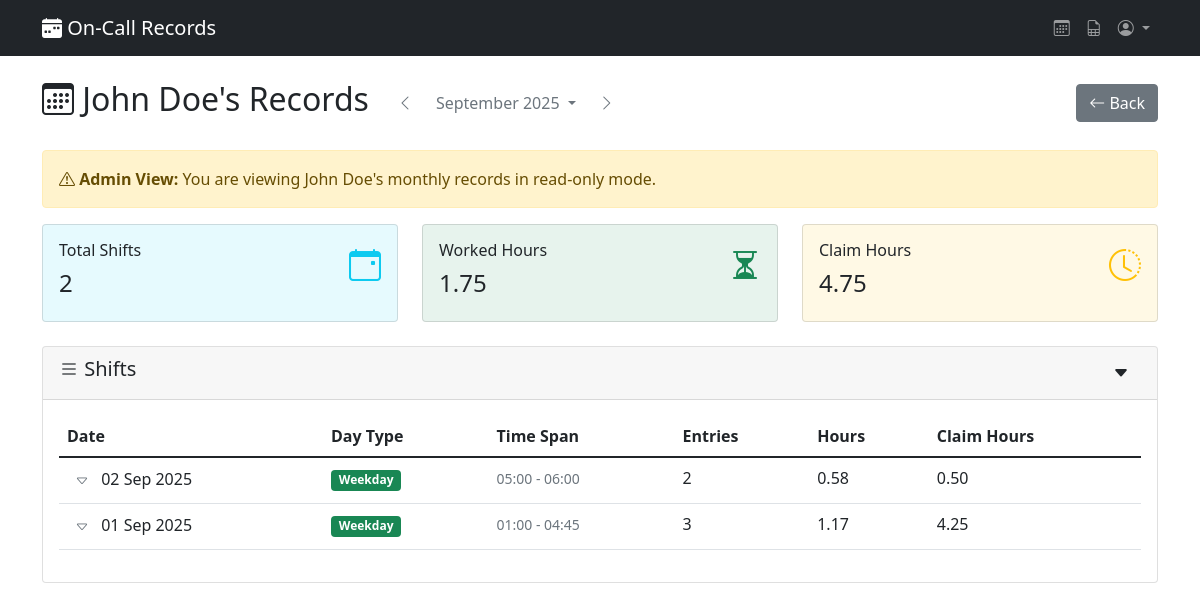
The page /staff/user/2/ (signed in) on the database its author committed.
### records/models.py (models this page shows, shortened)
class OnCallStaff(models.Model):
    assignment_id = models.CharField(max_length=50, unique=True)
    user = models.OneToOneField(User, on_delete=models.CASCADE)

class Shift(models.Model):
    DAY_TYPES = [
        ('Weekday', 'Weekday'),
        ('Saturday', 'Saturday'),
        ('Sunday', 'Sunday'),
        ('BankHoliday', 'Bank Holiday'),
    ]
    staff = models.ForeignKey(OnCallStaff, on_delete=models.CASCADE)
    date = models.DateField()
    day_type = models.CharField(max_length=20, choices=DAY_TYPES, default='Weekday')
    class Meta:
        unique_together = ('staff', 'date')

class TimeEntry(models.Model):
    shift = models.ForeignKey(Shift, on_delete=models.CASCADE, related_name='time_entries')
    time_started = models.TimeField()
    time_ended = models.TimeField()
    task = models.ForeignKey(Task, on_delete=models.CASCADE)
    detail = models.ForeignKey(Detail, on_delete=models.SET_NULL, null=True, blank=True)
    work_mode = models.ForeignKey(WorkMode, on_delete=models.CASCADE)
    claim = models.DecimalField(max_digits=5, decimal_places=2, default=0.00)
    @property
    def hours(self):
        start = datetime.combine(self.shift.date, self.time_started)
        end = datetime.combine(self.shift.date, self.time_ended)
        if self.time_ended <= self.time_started:
            end += timedelta(days=1)
        duration = end - start
        return round(duration.total_seconds() / 3600, 2)

### records/views.py (the view)
# urls.py: path('staff/user/<int:user_id>/', views.admin_user_dashboard, name='admin_user_dashboard'),
@require_staff_permission
def admin_user_dashboard(request, user_id):
    staff = get_object_or_404(OnCallStaff, user_id=user_id)
    month, year = get_safe_month_year_from_request(request)
    current_month_start, next_month_start = get_month_date_range(year, month)
    shifts = Shift.objects.filter(
        staff=staff,
        date__gte=current_month_start,
        date__lt=next_month_start
    ).prefetch_related('time_entries__task', 'time_entries__work_mode').order_by('-date')
    for shift in shifts:
        shift.calculated_hours = sum(entry.hours for entry in shift.time_entries.all())
        shift.calculated_claims = sum(entry.claim for entry in shift.time_entries.all())
    total_hours = sum(
        sum(entry.hours for entry in shift.time_entries.all())
        for shift in shifts
    )
    total_claims = sum(
        sum(entry.claim for entry in shift.time_entries.all())
        for shift in shifts
    )
    month_context = build_month_context(month, year)
    context = {
        'staff': staff,
        'shifts': shifts,
        'total_hours': total_hours,
        'total_claims': total_claims,
        'is_admin_view': True,
        **month_context,  # Merge month navigation context
    }
    return render(request, 'records/admin_user_dashboard.html', context)

### records/utils/date_helpers.py (called while the page is built)
def get_month_date_range(year, month):
    try:
        start_date = date(year, month, 1)
        if month == 12:
            end_date = date(year + 1, 1, 1)
        else:
            end_date = date(year, month + 1, 1)
        return start_date, end_date
    except ValueError:
        today = timezone.now().date()
        return get_month_date_range(today.year, today.month)

def get_month_navigation(month, year):
    if month == 1:
        prev_month, prev_year = 12, year - 1
    else:
        prev_month, prev_year = month - 1, year
    if month == 12:
        next_month, next_year = 1, year + 1
    else:
        next_month, next_year = month + 1, year
    return prev_month, prev_year, next_month, next_year

def get_safe_month_year_from_request(request):
    today = timezone.now().date()
    try:
        month = int(request.GET.get('month', today.month))
        year = int(request.GET.get('year', today.year))
        if not (1 <= month <= 12):
            month = today.month
            year = today.year
        if not (2000 <= year <= 2100):
            month = today.month
            year = today.year
        return month, year
    except (ValueError, TypeError):
        return today.month, today.year

### records/templates/records/admin_user_dashboard.html (shortened to what this page needs)
{% extends 'records/base.html' %}
{% block content %}
<div class="row">
    <div class="col-lg-12">
        <div class="d-flex justify-content-between align-items-center mb-4">
            <div class="d-flex align-items-center">
                <h2><i class="bi-calendar3"></i> {{ staff.user.get_full_name|default:staff.user.username }}'s Records</h2>
                <div class="ms-3">
                    {% include 'records/partials/month_selector.html' %}
                </div>
            </div>
            <a href="javascript:history.back()" class="btn btn-secondary">
                <i class="bi bi-arrow-left"></i> Back
            </a>
        </div>
    </div>
</div>
<div class="alert alert-warning" role="alert">
    <i class="bi bi-exclamation-triangle"></i> <strong>Admin View:</strong> You are viewing {{ staff.user.get_full_name|default:staff.user.username }}'s monthly records in read-only mode.
</div>
{% include 'records/partials/stats_cards.html' %}
{% with is_admin_view=True %}
    {% include 'records/partials/shifts_table.html' %}
{% endwith %}
{% endblock content %}

### records/templates/records/partials/shifts_table.html (shortened to what this page needs)
<div class="card">
    <div class="card-header d-flex justify-content-between align-items-center">
        <h5><i class="bi bi-list"></i> Shifts</h5>
        <div class="d-flex align-items-center">
            {% if shifts %}
                <button id="toggleAllShifts" class="btn btn-outline-dark border-0 {% if not is_admin_view and is_current_month %}ms-2{% endif %}"
                        data-bs-toggle="tooltip" title="Expand all shifts">
                    <i class="bi bi-caret-down-fill"></i>
                </button>
            {% endif %}
        </div>
    </div>
    <div class="card-body">
        {% if shifts %}
            <div class="table-responsive">
                <table class="table">
                    <thead>
                        <tr>
                            <th>Date</th>
                            <th>Day Type</th>
                            <th>Time Span</th>
                            <th>Entries</th>
                            <th>Hours</th>
                            <th>Claim Hours</th>
                        </tr>
                    </thead>
                    <tbody>
                        {% for shift in shifts %}
                            <tr>
                                <td>
                                    <button class="btn btn-sm btn-outline-secondary border-0" type="button" data-bs-toggle="collapse" data-bs-target="#shift-{{ shift.id }}" aria-expanded="false">
                                        <i class="bi bi-caret-down"></i>
                                    </button>
                                    {{ shift.date|date:"d M Y" }}
                                </td>
                                <td>
                                    {% if shift.day_type == 'Weekday' %}
                                        <span class="badge bg-success">{{ shift.day_type }}</span>
                                    {% elif shift.day_type == 'Saturday' %}
                                        <span class="badge bg-warning">{{ shift.day_type }}</span>
                                    {% elif shift.day_type == 'Sunday' %}
                                        <span class="badge bg-danger">{{ shift.day_type }}</span>
                                    {% else %}
                                        <span class="badge bg-info">{{ shift.day_type }}</span>
                                    {% endif %}
                                </td>
                                <td>
                                    {% if shift.time_entries.all %}
                                        {% with first_entry=shift.time_entries.first last_entry=shift.time_entries.last %}
                                            <span class="text-muted small">{{ first_entry.time_started|time:"H:i" }} - {{ last_entry.time_ended|time:"H:i" }}</span>
                                        {% endwith %}
                                    {% else %}
                                        <span class="text-muted">-</span>
                                    {% endif %}
                                </td>
                                <td>{{ shift.time_entries.count }}</td>
                                <td>{{ shift.calculated_hours|floatformat:2 }}</td>
                                <td>{{ shift.calculated_claims|floatformat:2 }}</td>
                            </tr>
                        {% endfor %}
                    </tbody>
                </table>
            </div>
        {% endif %}
    </div>
</div>

### rows shown on the page
OnCallStaff: user.get_full_name "John Doe"
Shift: date "02 Sep 2025", day_type "Weekday", time_entries.first.time_started "05:00", time_entries.last.time_ended "06:00", time_entries.count "2", calculated_hours "0.58", calculated_claims "0.50"
Shift: date "01 Sep 2025", day_type "Weekday", time_entries.first.time_started "01:00", time_entries.last.time_ended "04:45", time_entries.count "3", calculated_hours "1.17", calculated_claims "4.25"

### other values the page prints
{{ current_month }} "September 2025"
{{ shifts.count }} "2"
{{ total_hours|floatformat:2 }} "1.75"
{{ total_claims|floatformat:2 }} "4.75"
